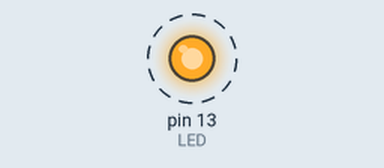
Simulated run of this sketch. Board: Arduino Uno, built with avr-gcc and run on an emulated ATmega328P. Parts: output pins drawn as LEDs (lit = HIGH). Dashed ring = blinking. What the sketch prints to the serial monitor is not drawn.

Above: at 0.2 s.
Timing chart, 0 to 3.0 s (numbered marks = the images above):
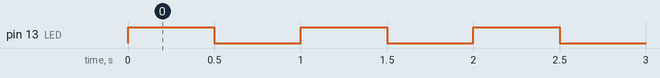

Measured:
- by itself, pin 13 (LED): alternates HIGH for 0.50 s and LOW for 0.50 s

The sketch:

Interrupt_transmission.ino
```cpp
/*
  usart.c

  Created : 15-08-2020 09:34:44 PM
  Author  : Arnab Kumar Das
  Website : www.ArnabKumarDas.com
*/

#define F_CPU 16000000UL // Defining the CPU Frequency

#define USART_BAUDRATE 9600 // Desired Baud Rate
#define BAUD_PRESCALER (((F_CPU / (USART_BAUDRATE * 16UL))) - 1)

#define ASYNCHRONOUS (0<<UMSEL00) // USART Mode Selection

#define DISABLED    (0<<UPM00)
#define EVEN_PARITY (2<<UPM00)
#define ODD_PARITY  (3<<UPM00)
#define PARITY_MODE  DISABLED // USART Parity Bit Selection

#define ONE_BIT (0<<USBS0)
#define TWO_BIT (1<<USBS0)
#define STOP_BIT ONE_BIT      // USART Stop Bit Selection

#define FIVE_BIT  (0<<UCSZ00)
#define SIX_BIT   (1<<UCSZ00)
#define SEVEN_BIT (2<<UCSZ00)
#define EIGHT_BIT (3<<UCSZ00)
#define DATA_BIT   EIGHT_BIT  // USART Data Bit Selection

#define RX_COMPLETE_INTERRUPT         (1<<RXCIE0)
#define DATA_REGISTER_EMPTY_INTERRUPT (1<<UDRIE0)

volatile uint8_t USART_TransmitBuffer; // Global Buffer

void USART_Init() {
  // Set Baud Rate
  UBRR0H = BAUD_PRESCALER >> 8;
  UBRR0L = BAUD_PRESCALER;
  // Set Frame Format
  UCSR0C = ASYNCHRONOUS | PARITY_MODE | STOP_BIT | DATA_BIT;
  // Enable Receiver and Transmitter
  UCSR0B = (1 << RXEN0) | (1 << TXEN0);
  //Enable Global Interrupts
  sei();
}

void USART_TransmitInterrupt(uint8_t Buffer) {
  USART_TransmitBuffer = Buffer;
  UCSR0B |= DATA_REGISTER_EMPTY_INTERRUPT; // Enables the Interrupt
}

uint8_t LocalData = 'a';

void setup() {
  DDRB |= 1 << 5; // Configuring PB5 / D13 as Output
  USART_Init();
  USART_TransmitInterrupt(LocalData);
}

void loop() {
  PORTB |= 1 << 5; // Writing HIGH to glow LED
  delay(500);
  PORTB &= ~(1 << 5); // Writing LOW
  delay(500);
}

ISR(USART_UDRE_vect) {
  UDR0 = USART_TransmitBuffer;
  //UCSR0B &= ~DATA_REGISTER_EMPTY_INTERRUPT; // Disables the Interrupt, uncomment for one time transmission of data
}
```
